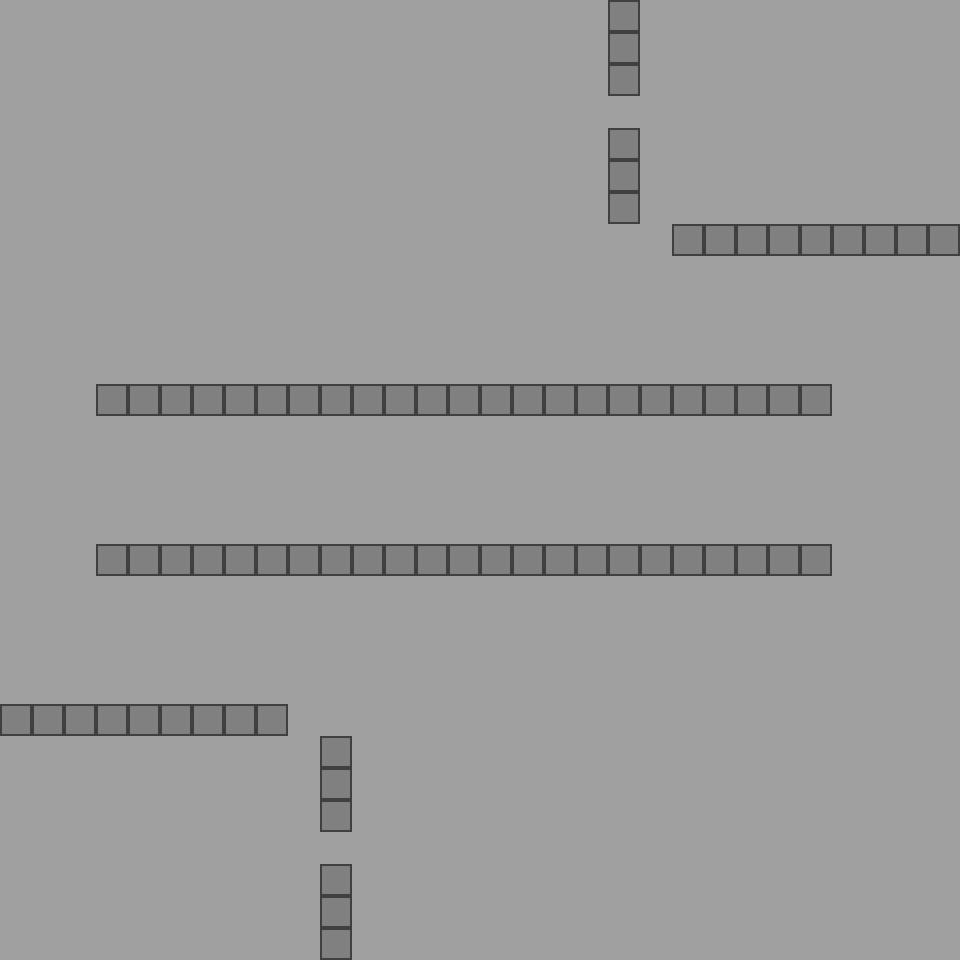

Tiled map render using the project's own tile images. Description and the map definition, with tile-layer contents summarised, below:
An orthogonal 30x30 tile map with 32x32 px tiles, 2 tile layers (Tile Layer 1, Tile Layer 2), 2 tilesets and 5 objects (3x item_spawn, 2x player_spawn).

<map version="1.0" orientation="orthogonal" width="30" height="30" tilewidth="32" tileheight="32">
 <tileset firstgid="1" name="floor" tilewidth="32" tileheight="32">
  <image source="../tilesets/floor.png" width="256" height="256" />
 </tileset>
 <tileset firstgid="65" name="block" tilewidth="32" tileheight="32">
  <image source="../tilesets/block.png" width="128" height="128" />
 </tileset>
 <layer name="Tile Layer 1" width="30" height="30">
  <data>[900 cells, 900 non-empty, 1 distinct tile ids]</data>
 </layer>
 <layer name="Tile Layer 2" width="30" height="30">
  <data>[900 cells, 76 non-empty, 1 distinct tile ids]</data>
 </layer>
 <objectgroup name="Object Layer 1" width="30" height="30">
  <object type="item_spawn" x="480" y="480" />
  <object type="player_spawn" x="31" y="769" width="255" height="157" />
  <object type="player_spawn" x="673" y="33" width="255" height="158" />
  <object type="item_spawn" x="32" y="32" />
  <object type="item_spawn" x="928" y="928" />
 </objectgroup>
</map>